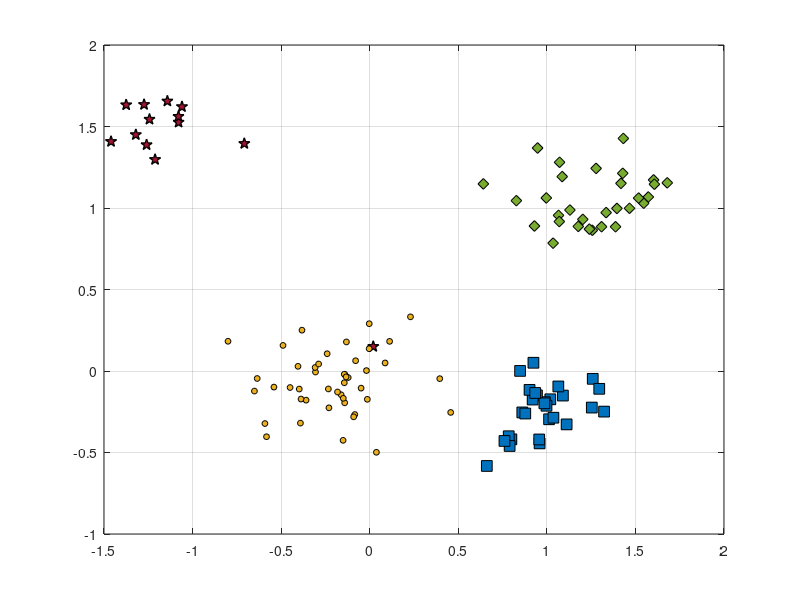

This figure's MATLAB source: (Note: this script raises an error after producing the figure.)
%% Reproduce EVM-style demo figure (no toolboxes)
clear; close all; clc; rng(7);

% ---------- 1) 合成四类二维数据 ----------
% 类中心（大致对应图中位置）
C_star  = [-1.15  1.55];   % 红色星
C_diam  = [ 1.25  1.05];   % 绿色菱形
C_square= [ 1.05 -0.20];   % 蓝色方块
C_dot   = [-0.20  0.00];   % 蓝色小点（被 A 标注影响的那簇）

% 协方差（控制每簇形状）
S = @(sx,sy,rho)[sx^2 rho*sx*sy; rho*sx*sy sy^2];
Sig_star   = S(0.18,0.20, 0.05);
Sig_diam   = S(0.22,0.18,-0.10);
Sig_square = S(0.20,0.16, 0.05);
Sig_dot    = S(0.25,0.18, 0.00);

% 从高斯采样（不用 mvnrnd）
sample = @(N,mu,SIG) (randn(N,2)*chol(SIG,'lower') + mu);

X_star   = sample(12,C_star,   Sig_star);
X_diam   = sample(30,C_diam,   Sig_diam);
X_square = sample(28,C_square, Sig_square);
X_dot    = sample(45,C_dot,    Sig_dot);

% 加一个“离群星”靠近 A（见原图左中）
X_star = [X_star; 0.02 0.15];

% ---------- 2) 底面散点与样式 ----------
figure('Color','w','Position',[100,100,800,600]);
hold on; box on; grid on;
z0 = 0; % 所有散点都放在 z=0 的平面

scatter3(X_star(:,1),  X_star(:,2),  z0+zeros(size(X_star,1),1),  70, ...
        'pentagram', 'filled', 'MarkerEdgeColor','k', 'MarkerFaceColor',[0.635294 0.0784314 0.184314], 'LineWidth',1.0); % 红色五角星 #A2142F
scatter3(X_diam(:,1),  X_diam(:,2),  z0+zeros(size(X_diam,1),1),  60, ...
        'd', 'filled', 'MarkerEdgeColor','k', 'MarkerFaceColor',[0.466667 0.674510 0.188235]); % 绿色菱形 #77AC30
scatter3(X_square(:,1),X_square(:,2),z0+zeros(size(X_square,1),1),60, ...
        's', 'filled', 'MarkerEdgeColor','k', 'MarkerFaceColor',[0 0.447059 0.741176]); % 蓝色正方形 #0072BD
scatter3(X_dot(:,1),   X_dot(:,2),   z0+zeros(size(X_dot,1),1),   18, ...
        'o', 'filled', 'MarkerEdgeColor','k', 'MarkerFaceColor',[0.929412 0.694118 0.125490]); % 黄色圆形 #EDB120
% 
uistack([X_star X_diam X_square X_dot], 'top');

% ---------- 3) ψ-model 等值环（彩色同心） ----------
% 采用带形状参的径向函数 psi(r) = exp(-(r/s)^t)
psi = @(X,Y,cx,cy,s,t) exp( - ( sqrt((X-cx).^2 + (Y-cy).^2) ./ s ).^t );

% 选几处“极端向量/代表点”（包含 A 所在）
EV = [ -0.23 -0.02 ;   % A 对应蓝点极端向量
        1.06 -0.22 ;   % 蓝方块
        1.28  1.03 ;   % 绿菱形
       -1.05  1.55 ];  % 红星
scale = [0.42, 0.36, 0.40, 0.48];   % 各自 scale
shape = [2.6,  2.2,  2.4,  2.0];    % 各自 shape

% 网格
[xg,yg] = meshgrid(linspace(-3,3,400));
colormap(jet); caxis([0 1]);

% 等高线层级（红到蓝：高到低）
levels = linspace(1.0,0.05,12);

for k = 1:size(EV,1)
    Z = psi(xg,yg,EV(k,1),EV(k,2),scale(k),shape(k));
    [~, h] = contour(xg,yg,Z,levels);    % 直接画在底面，保持颜色映射
    set(h,'LineWidth',1.25);

    % 将等高线明确压到 z=0（兼容不同 MATLAB 版本）
    ch = get(h,'Children');
    for ic = 1:numel(ch)
        zd = get(ch(ic),'ZData');
        if ~isempty(zd)
            set(ch(ic),'ZData',zeros(size(zd))); % 强制贴在 z=0
        end
    end
end

% 标出 A 与问号
text(-0.34,-0.06,0.02,'A','FontWeight','bold','FontSize',20,'Color','k');
text( 0.25, 0.35,0.03,'??','FontWeight','bold','FontSize',22,'Color','k');
text( 2.90,-0.05,0.03,'?','FontWeight','bold','FontSize',22,'Color','k');

% ---------- 4) 上方半透明“钟形面”（表示类支持/概率） ----------
% 用四个高斯穹顶，中心与各簇一致
gauss2 = @(X,Y,cx,cy,s) exp(-((X-cx).^2 + (Y-cy).^2)/(2*s^2));
tops  = {C_star, C_diam, C_square, C_dot};
sigT  = [0.65 0.55 0.55 0.60];
amp   = [1.05 0.95 0.90 0.85];

% 抬高穹顶，并缩小每个穹顶的覆盖范围（为每个穹顶使用局部网格）
zlift      = 0.18;   % 统一抬高量（不改变颜色映射）
spanFactor = 1.3;    % 每个穹顶半宽 = spanFactor * sigma（越小覆盖越小）
gridN      = 121;    % 局部网格分辨率

for i=1:4
    cx = tops{i}(1); cy = tops{i}(2);
    span = spanFactor * sigT(i);
    [xgi,ygi] = meshgrid(linspace(cx - span, cx + span, gridN), ...
                         linspace(cy - span, cy + span, gridN));

    Zt = amp(i) * gauss2(xgi,ygi,cx,cy,sigT(i));
    % 用 Zt 作为颜色，Zt+zlift 作为高度，从而抬高且保留原色
    s1 = surf(xgi,ygi, Zt + zlift, Zt, 'EdgeColor','none', 'FaceAlpha',0.5);
end
shading interp; camlight headlight; lighting gouraud;

% ---------- 5) 轴、视角与观感 ----------
xlim([-2 2]); ylim([-1 3]); zlim([0 1.25]); view(-67,22);
axis vis3d; daspect([1 1 0.8]);
set(gca,'FontName','Times New Roman','FontSize',12,'LineWidth',1);
% 将markers推到顶层
% xlabel('x'); ylabel('y'); zlabel('score / \psi');

% 网格和背景风格
grid on; 
% set(gca,'GridAlpha',0.2,'MinorGridAlpha',0.2);
